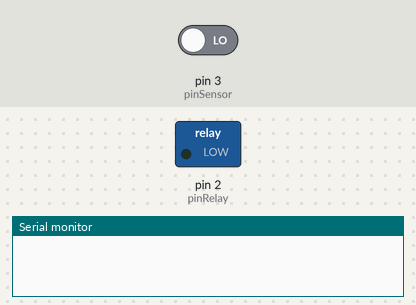
Simulated run of this sketch. Board: Arduino Uno, built with avr-gcc and run on an emulated ATmega328P. Parts: switched loads named in the sketch (green lamp = pin HIGH), the last lines printed to the serial monitor. The inputs (shaded band) are chosen by the test bench; at power-on: pin 3 (pinSensor) LOW.

Above: at 1.2 s.
1.3 s: pin 3 (pinSensor) driven HIGH
At 4.1 s:
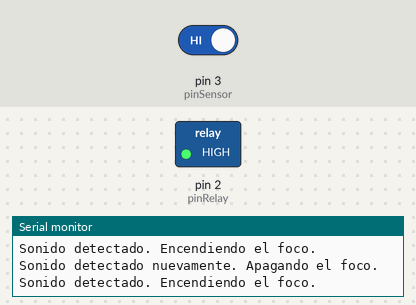
4.3 s: pin 3 (pinSensor) driven LOW
At 5.3 s:
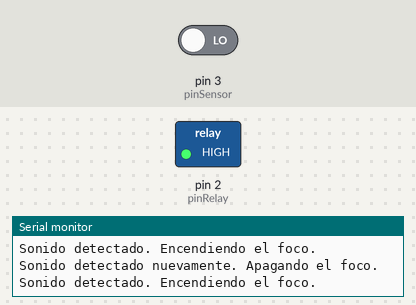
Timing chart, 0 to 7.3 s (numbered marks = the images above; inputs shaded):
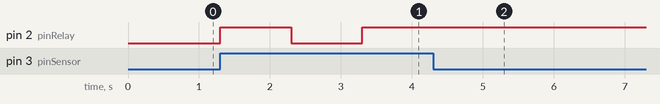

Measured:
- after the input at 1.3 s, pin 2 (pinRelay): LOW → HIGH at once, → LOW 1.0 s later, → HIGH 1.0 s later
- after the input at 4.3 s, pin 2 (pinRelay): stops changing and stays HIGH

The sketch:

E1.ino
```cpp
/*---------------------------------------------
  Curso de Desarrollo IoT
  Módulo: Makers
  Clase: 7
  Ejercicio: 1
  Mini proyecto: Luz con interruptor de sonido

  PINOUT:
  (KY-038):
  AO -> D3

  (Módulo relé):
  S -> D2
---------------------------------------------*/

const int pinSensor = 3;    // Pin de salida del sensor KY-038
const int pinRelay = 2;     // Pin de control del relay

int sonidoDetectado = 0;
int estadoRelay = LOW;

void setup() {
  pinMode(pinSensor, INPUT);
  pinMode(pinRelay, OUTPUT);

  digitalWrite(pinRelay, estadoRelay);  // Asegurar que el relay está apagado al inicio
  Serial.begin(9600);
}

void loop() {
  sonidoDetectado = digitalRead(pinSensor);

  if (sonidoDetectado == HIGH) {
    if (estadoRelay == LOW) {
      Serial.println("Sonido detectado. Encendiendo el foco.");
      estadoRelay = HIGH;
    } else {
      Serial.println("Sonido detectado nuevamente. Apagando el foco.");
      estadoRelay = LOW;
    }
    digitalWrite(pinRelay, estadoRelay);
    delay(1000);  // Debounce para evitar múltiples cambios rápidos
  }
}
```
